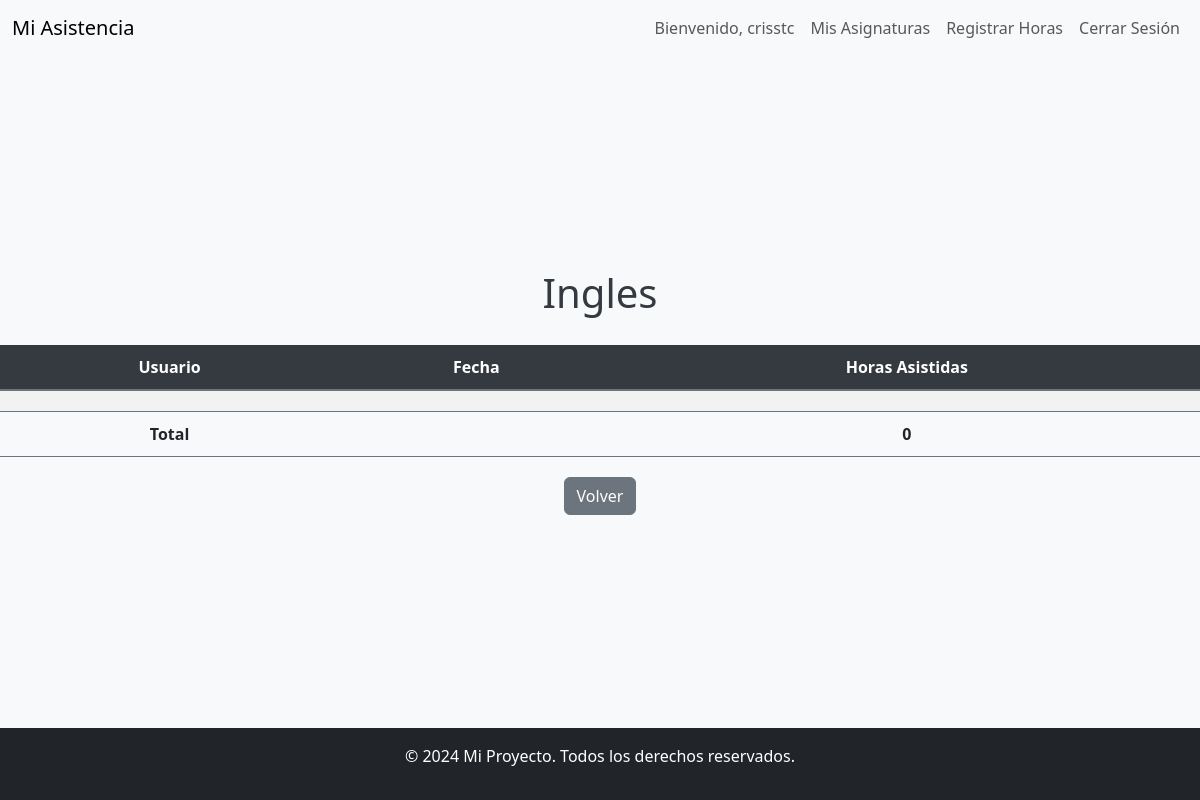
The app's page /dashboard/Ingles/ (signed in), older data.
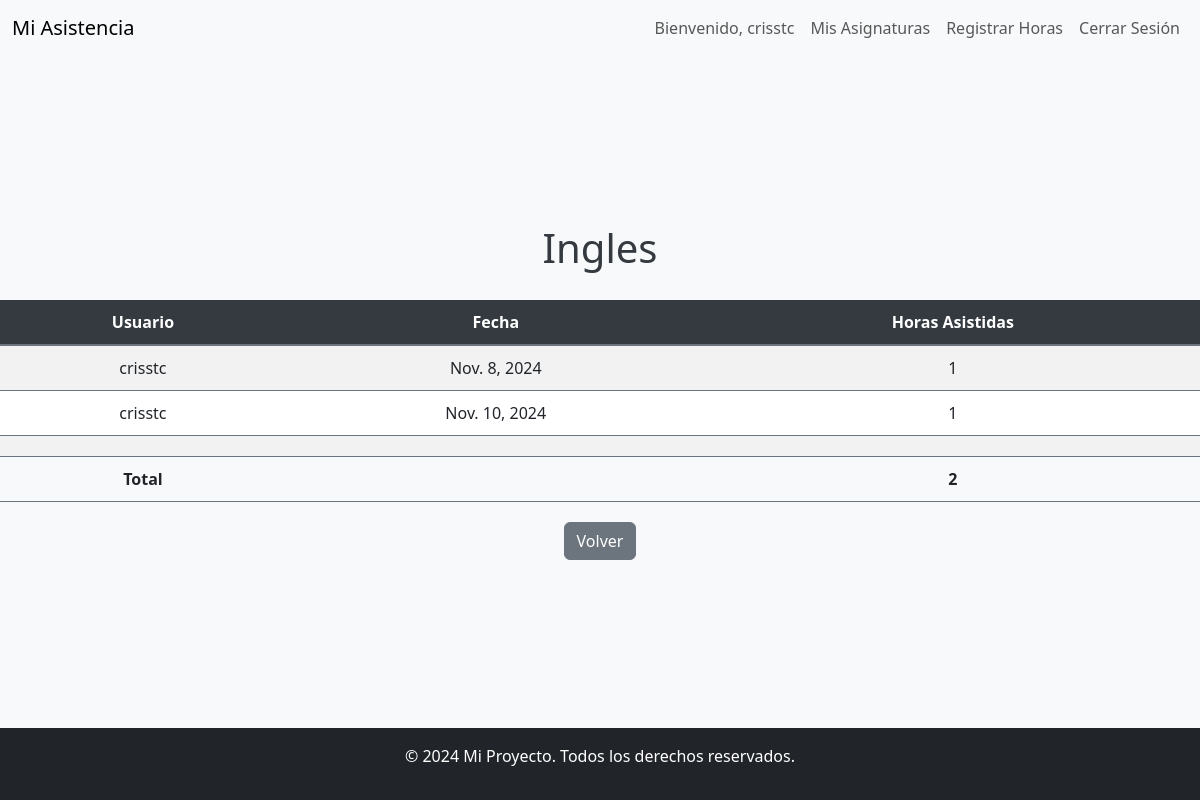
The same page, newer data.
### asistencia/models.py (models this page shows, shortened)
class Ingles(models.Model):
    fecha = models.DateField()  # Fecha de la asistencia
    horas_asistidas = models.PositiveIntegerField()  # Número de horas asistidas
    usuario = models.ForeignKey(
        User, on_delete=models.CASCADE, null=False
    )  # Usuario que registró las horas

### asistencia/views.py (the view)
# urls.py: path('dashboard/<str:asignatura>/', views.asignatura_detalle, name='asignatura_detalle'),
@login_required
def asignatura_detalle(request, asignatura):
    if asignatura == "Ingles":
        modelo = Ingles
    elif asignatura == "Lenguaje":
        modelo = Lenguaje
    else:
        return redirect('dashboard')
    es_lider = request.user.groups.filter(name="Lider").exists()
    if es_lider:
        registros = modelo.objects.all().order_by('usuario__username','fecha')
    else:
        registros = modelo.objects.filter(usuario=request.user).order_by('fecha')
    total_horas = sum(registro.horas_asistidas for registro in registros)
    return render(
        request,
        'detalle.html',
        {
            'registros': registros,
            'total_horas': total_horas,
            'asignatura': asignatura.capitalize(),
            'es_lider': es_lider,
        }
    )

### asistencia/Templates/detalle.html (shortened to what this page needs)
{% extends 'themes/base.html' %}
{% block content %}
<h1 class="text-center">{{ asignatura }}</h1>
<table class="table table-striped">
  <thead>
    <tr>
      <th>Usuario</th>
      <th>Fecha</th>
      <th>Horas Asistidas</th>
    </tr>
  </thead>
  <tbody>
    {% for registro in registros %}
    <tr>
      <td>{{ registro.usuario.username }}</td>
      <td>{{ registro.fecha }}</td>
      <td>{{ registro.horas_asistidas }}</td>
    </tr>
    {% endfor %}
    <tr>
      <td></td>
      <td></td>
      <td></td>
    </tr>
    <tr>
      <td><strong>Total</strong></td>
      <td></td>
      <td><strong>{{ total_horas }}</strong></td>
    </tr>
  </tbody>
</table>
<a href="{% url 'dashboard' %}" class="btn btn-secondary">Volver</a>
{% endblock %}

### asistencia/Templates/themes/base.html (shortened to what this page needs)
{% load static %}
<!DOCTYPE html>
<html lang="es">
<head>
    <link href="https://cdn.jsdelivr.net/npm/bootstrap@5.3.0/dist/css/bootstrap.min.css" rel="stylesheet">
    <link href="{% static 'css/styles.css' %}" rel="stylesheet">
</head>
<body class="d-flex flex-column min-vh-100">
    {% include 'themes/navbar.html' %}
    <main class="flex-grow-1 d-flex flex-column justify-content-center align-items-center">
        {% block content %}
        {% endblock %}
    </main>
    {% include 'themes/footer.html' %}
</body>
</html>

### asistencia/Templates/themes/navbar.html (shortened to what this page needs)
<nav class="navbar navbar-expand-lg navbar-light bg-light">
    <div class="container-fluid">
        <a class="navbar-brand" href="/">Mi Asistencia</a>
        <div class="collapse navbar-collapse" id="navbarNav">
            <ul class="navbar-nav ms-auto">
                {% if user.is_authenticated %}
                    <li class="nav-item">
                        <span class="nav-link">Bienvenido, {{ user.username }}</span>
                    </li>
                    <li class="nav-item"><a class="nav-link" href="{% url 'dashboard' %}">Mis Asignaturas</a></li>
                    <li class="nav-item"><a class="nav-link" href="{% url 'registrar_horas' %}">Registrar Horas</a></li>
                    <li class="nav-item">
                        <form method="post" action="{% url 'logout' %}">
                            <button class="nav-link" type="submit">Cerrar Sesión</button>
                        </form>
                    </li>
                {% else %}
                    <li class="nav-item">
                        <a class="nav-link" href="{% url 'login' %}">Iniciar Sesión</a>
                    </li>
                {% endif %}
            </ul>
        </div>
    </div>
</nav>

### asistencia/Templates/themes/footer.html
<footer class="bg-dark text-white text-center py-3 mt-auto">
    <p>© 2024 Mi Proyecto. Todos los derechos reservados.</p>
</footer>

### static/css/styles.css (style rules this page uses)
body { background-color: #f8f9fa; color: #343a40; }
footer { background-color: #343a40; color: #ffffff; padding: 15px 0; text-align: center; }
a { color: #343a40; text-decoration: none; }
h1, h2, h3, h4, h5, h6 { color: #343a40; }
.table { width: 100%; border-collapse: collapse; margin: 20px 0; background-color: #ffffff; }
.table th { background-color: #343a40; color: #ffffff; padding: 10px; text-align: center; border-bottom: 2px solid #6c757d; }
.table td { padding: 10px; text-align: center; border-bottom: 1px solid #6c757d; }
.table tr:last-child td { font-weight: bold; background-color: #f8f9fa; }

Row changes from the older to the newer data that the page shows:
added Ingles: usuario.username "crisstc", fecha "Nov. 8, 2024", horas_asistidas "1"
now on this page (row edited): Ingles: usuario.username "crisstc", fecha "Nov. 10, 2024", horas_asistidas "1"
Text that changed along with them:
{{ total_horas }}: "0" → "2"
